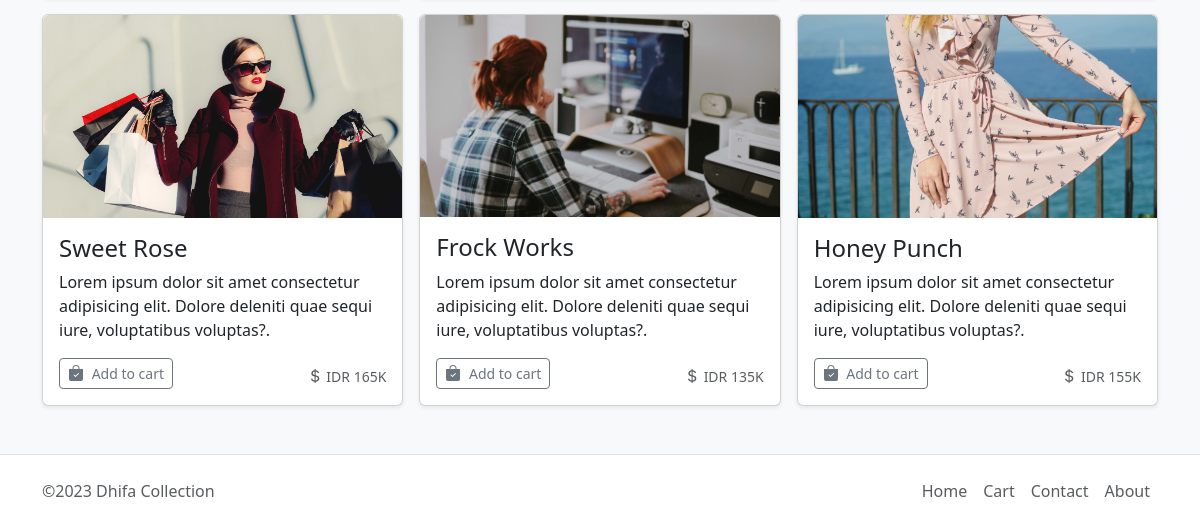
/ (signed in, lower part), run on an earlier commit of the app's database.
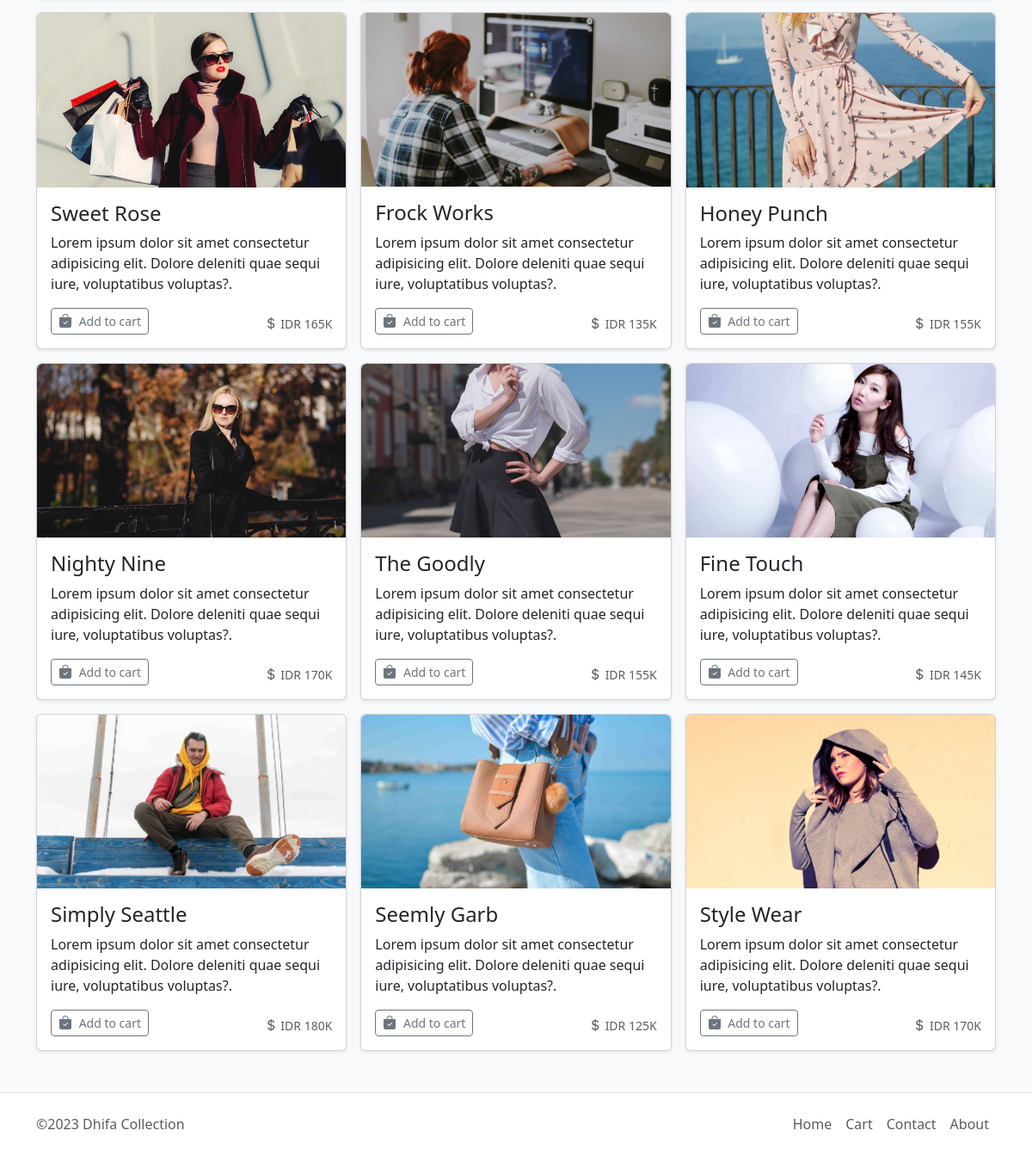
And on a later commit of the database.
### tables this page shows
CREATE TABLE `products` (
  `product_id` int(11) NOT NULL AUTO_INCREMENT,
  `name` varchar(100) NOT NULL,
  `price` bigint(20) NOT NULL,
  `qty` int(11) NOT NULL,
  PRIMARY KEY (`product_id`)
);

### src/App/View.php (called while the page is built, shortened)
<?php
class View
{
    public static function render(string $path, array $model)
    {
        require_once __DIR__ . "/../View/" . $path . ".php";
    }
}

### src/Controller/HomeController.php (called while the page is built, shortened)
<?php
class HomeController
{
    public function home()
    {
        $connection = Database::get_connection();
        $sql = "SELECT product_id, name, price FROM products";
        $statement = $connection->prepare($sql);
        $statement->execute();
        $products = $statement->fetchAll();
        $model = [
            "title" => "Dhifa Collection",
            "content" => "Dhifa Collection",
            "products" => $products,
            "navbar" => Navbar::get_navbar(),
            "footer" => Footer::get_footer()
        ];
        View::render("HomeController/home", $model);
    }
}

### public/index.php (called while the page is built, shortened)
<?php
Router::run();

### src/View/HomeController/home.php (the view, shortened to what this page needs)
<!DOCTYPE html>
<html lang="en">
<head>
    <link href="https://cdn.jsdelivr.net/npm/bootstrap@5.3.0/dist/css/bootstrap.min.css" rel="stylesheet">
</head>
<body>
    <div class="album py-5 bg-body-tertiary">
        <div class="container">
            <div class="row row-cols-1 row-cols-sm-2 row-cols-lg-3 g-3">
                <?php
                foreach ($model["products"] as $product) {
                ?>
                    <div class="col">
                        <div class="card  shadow-sm">
                            <img class="rounded-top img-fluid" src="img/<?php echo $product["product_id"] ?>.jpg" alt="<?php echo $product["name"] ?>">
                            <div class="card-body">
                                <h4><?php echo $product["name"] ?></h4>
                                <p class="card-text">Lorem ipsum dolor sit amet consectetur adipisicing elit. Dolore deleniti quae sequi iure, voluptatibus voluptas?.</p>
                                <div class="d-flex justify-content-between align-items-center">
                                    <div class="btn-group">
                                        <button product_id="<?php echo $product["product_id"] ?>" product_name="<?php echo $product["name"] ?>" price="<?php echo $product["price"] ?>" type="button" class="myButton btn btn-sm btn-outline-secondary">
                                            Add to cart</button>
                                    </div>
                                    <small class="text-body-secondary">
                                        IDR
                                        <?php echo $product["price"] ?>K
                                    </small>
                                </div>
                            </div>
                        </div>
                    </div>
                <?php
                }
                ?>
            </div>
        </div>
    </div>
    <?= Footer::get_footer(); ?>
</body>
</html>

### src/App/Router.php (shortened to what this page needs)
<?php
class Router
{
    private static array $routes = [];
    public static function add(
        string $method,
        string $path,
        string $controller,
        string $function,
        array $middleware = [],
    ): void {
        self::$routes[] = [
            'method' => $method,
            'path' => $path,
            'controller' => $controller,
            'function' => $function,
            'middleware' => $middleware
        ];
    }
    public static function run(): void
    {
        $path = "/";
        $method = $_SERVER["REQUEST_METHOD"];
        foreach (self::$routes as $route) {
            if ($path == $route['path'] && $method == $route['method']) {
                $function = $route["function"];
                $controller = new $route["controller"];
                $controller->$function();
                return;
            }
        }
    }
}

### src/View/Footer.php (shortened to what this page needs)
<?php
class Footer
{
    public static function get_footer(): string
    {
        return <<<FOOTER
        <div class="border-top">
            <div class="container">
                <footer class="d-flex flex-wrap justify-content-evenly justify-content-sm-between align-items-center py-3">
                    <p class="nav col-md-4 mb-0 text-body-secondary">&copy;2023 Dhifa Collection</p>
                    <ul class="nav">
                        <li class="nav-item"><a href="/" class="nav-link px-2 text-body-secondary">Home</a></li>
                        <li class="nav-item"><a href="cart" class="nav-link px-2 text-body-secondary">Cart</a></li>
                        <li class="nav-item"><a href="#" class="nav-link px-2 text-body-secondary">Contact</a></li>
                        <li class="nav-item"><a href="#" class="nav-link px-2 text-body-secondary">About</a></li>
                    </ul>
                </footer>
            </div>
        </div>
        FOOTER;
    }
}

### src/View/HomeController/home.php (style rules this page uses)
.bi { vertical-align: -.125em; fill: currentColor; }

What changed in the data, as far as the page shows it:
added products: shows a picture, name "Nighty Nine", price "170"
added products: shows a picture, name "The Goodly", price "155"
added products: shows a picture, name "Fine Touch", price "145"
added products: shows a picture, name "Simply Seattle", price "180"
added products: shows a picture, name "Seemly Garb", price "125"
added products: shows a picture, name "Style Wear", price "170"
